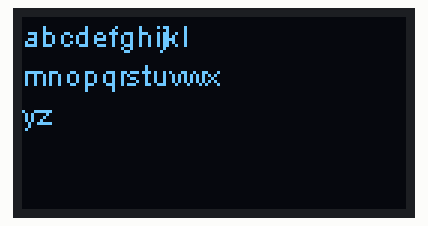
This sketch was run on a simulated ESP32. Shown: 128×64 one-colour display.

Above: at 0.1 s.
At 1.1 s:
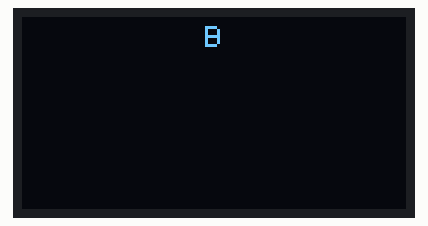
At 2.1 s:
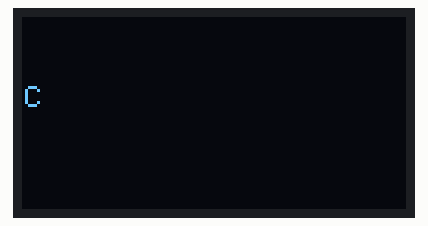
At 3.1 s:
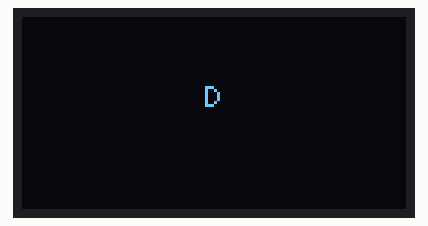

The sketch:

simpleOLED.ino
```cpp
#include "Arduino.h"
#include "heltec.h"


void setup()
{
  Heltec.begin(true /*DisplayEnable Enable*/, false /*LoRa Disable*/, true /*Serial Enable*/);
  Heltec.display->setFont(ArialMT_Plain_10);
  Heltec.display->clear();
}


int start = 0;
int end_x = 60;
int end_y = 20;
int wait_time = 1000;
int max_width = end_x;

void drawMessage(int x, int y, char* m)
{
  Heltec.display->setTextAlignment(TEXT_ALIGN_LEFT);
  Heltec.display->drawStringMaxWidth(x, y, max_width, m);
  // write the buffer to the display
  Heltec.display->display();
}


void loop()
{
  drawMessage(start, start, "abcdefghijklmnopqrstuvwxyz");
  delay(wait_time);
  Heltec.display->clear();

  drawMessage(end_x, start, "B");
  delay(wait_time);
  Heltec.display->clear();

  drawMessage(start, end_y, "C");
  delay(wait_time);
  Heltec.display->clear();

  drawMessage(end_x, end_y, "D");
  delay(wait_time);
  Heltec.display->clear();

}
```

Measured:
- by itself, everything shown: repeats every 4.1 s, in 4 steps
- what the display in image 1 shows lasts 1.0 s, from 1.1 s to 2.1 s
